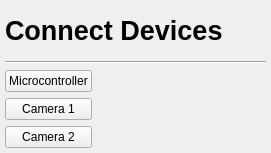
     <widget class="QWidget" name="verticalLayoutWidget_5">
      <property name="geometry">
       <rect>
        <x>330</x>
        <y>520</y>
        <width>271</width>
        <height>153</height>
       </rect>
      </property>
      <layout class="QVBoxLayout" name="layout_connectDevices">
       <property name="sizeConstraint">
        <enum>QLayout::SetDefaultConstraint</enum>
       </property>
       <property name="leftMargin">
        <number>5</number>
       </property>
       <property name="topMargin">
        <number>5</number>
       </property>
       <property name="rightMargin">
        <number>5</number>
       </property>
       <property name="bottomMargin">
        <number>5</number>
       </property>
       <item>
        <widget class="QLabel" name="label_connect_devices">
         <property name="font">
          <font>
           <pointsize>20</pointsize>
           <weight>75</weight>
           <italic>false</italic>
           <bold>true</bold>
           <underline>false</underline>
           <strikeout>false</strikeout>
           <kerning>true</kerning>
          </font>
         </property>
         <property name="text">
          <string>Connect Devices</string>
         </property>
         <property name="alignment">
          <set>Qt::AlignLeading|Qt::AlignLeft|Qt::AlignVCenter</set>
         </property>
        </widget>
       </item>
       <item>
        <widget class="Line" name="line_9">
         <property name="orientation">
          <enum>Qt::Horizontal</enum>
         </property>
        </widget>
       </item>
       <item>
        <layout class="QGridLayout" name="gridLayout_5">
         <item row="1" column="0">
          <widget class="QPushButton" name="connect_c1">
           <property name="text">
            <string>Camera 1</string>
           </property>
          </widget>
         </item>
         <item row="1" column="2">
          <widget class="QLabel" name="led_cam1">
           <property name="text">
            <string/>
           </property>
           <property name="alignment">
            <set>Qt::AlignCenter</set>
           </property>
          </widget>
         </item>
         <item row="2" column="0">
          <widget class="QPushButton" name="connect_c2">
           <property name="text">
            <string>Camera 2</string>
           </property>
          </widget>
         </item>
         <item row="2" column="2">
          <widget class="QLabel" name="led_cam2">
           <property name="text">
            <string/>
           </property>
           <property name="alignment">
            <set>Qt::AlignCenter</set>
           </property>
          </widget>
         </item>
         <item row="0" column="2">
          <widget class="QLabel" name="led_controller">
           <property name="text">
            <string/>
           </property>
           <property name="alignment">
            <set>Qt::AlignCenter</set>
           </property>
          </widget>
         </item>
         <item row="0" column="0">
          <widget class="QPushButton" name="connect_controller">
           <property name="text">
            <string>Microcontroller</string>
           </property>
          </widget>
         </item>
         <item row="0" column="1">
          <widget class="QLabel" name="spacer1">
           <property name="text">
            <string/>
           </property>
          </widget>
         </item>
        </layout>
       </item>
      </layout>
     </widget>
